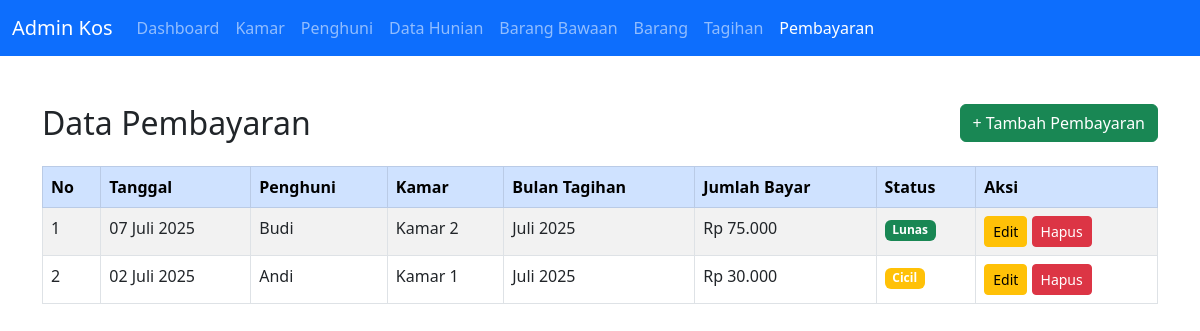
Screenshot of /admin/bayar.php with the database file from the repository.
### tables this page shows
CREATE TABLE tb_bayar (
    id INT AUTO_INCREMENT PRIMARY KEY,
    id_tagihan INT,
    jml_bayar INT,
    tgl_bayar DATE,
    status ENUM('lunas', 'cicil'),
    FOREIGN KEY (id_tagihan) REFERENCES tb_tagihan(id)
);

CREATE TABLE tb_tagihan (
    id INT AUTO_INCREMENT PRIMARY KEY,
    bulan VARCHAR(7),  
    id_kmr_penghuni INT,
    jml_tagihan INT,
    FOREIGN KEY (id_kmr_penghuni) REFERENCES tb_kmr_penghuni(id)
);

### inc/functions.php (called while the page is built, shortened)
<?php
function tgl_indo($tanggal) {
    $bulan = [
        1 => 'Januari', 'Februari', 'Maret', 'April', 'Mei', 'Juni',
        'Juli', 'Agustus', 'September', 'Oktober', 'November', 'Desember'
    ];
    $pecah = explode('-', $tanggal);
    return $pecah[2] . ' ' . $bulan[(int)$pecah[1]] . ' ' . $pecah[0];
}
function format_bulan($bulan) {
    $bulan_array = [
        '01' => 'Januari', '02' => 'Februari', '03' => 'Maret', '04' => 'April',
        '05' => 'Mei', '06' => 'Juni', '07' => 'Juli', '08' => 'Agustus',
        '09' => 'September', '10' => 'Oktober', '11' => 'November', '12' => 'Desember'
    ];
    $pecah = explode('-', $bulan);
    if (count($pecah) == 2) {
        return $bulan_array[$pecah[1]] . ' ' . $pecah[0];
    }
    return $bulan;
}

### admin/bayar.php (the view, shortened to what this page needs)
<?php
include '../inc/db.php';
include '../inc/functions.php';
?>
<!DOCTYPE html>
<html>
<head>
    <link href="https://cdn.jsdelivr.net/npm/bootstrap@5.3.0/dist/css/bootstrap.min.css" rel="stylesheet">
</head>
<body>
    <nav class="navbar navbar-expand-lg navbar-dark bg-primary">
        <div class="container-fluid">
            <a class="navbar-brand" href="dashboard.php">Admin Kos</a>
            <div class="collapse navbar-collapse" id="navbarNav">
                <ul class="navbar-nav">
                    <li class="nav-item"><a class="nav-link" href="dashboard.php">Dashboard</a></li>
                    <li class="nav-item"><a class="nav-link" href="kamar.php">Kamar</a></li>
                    <li class="nav-item"><a class="nav-link" href="penghuni.php">Penghuni</a></li>
                    <li class="nav-item"><a class="nav-link" href="kmr_penghuni.php">Data Hunian</a></li>
                    <li class="nav-item"><a class="nav-link" href="brng_bawaan.php">Barang Bawaan</a></li>
                    <li class="nav-item"><a class="nav-link" href="barang.php">Barang</a></li>
                    <li class="nav-item"><a class="nav-link" href="tagihan.php">Tagihan</a></li>
                    <li class="nav-item"><a class="nav-link active" href="bayar.php">Pembayaran</a></li>
                </ul>
            </div>
        </div>
    </nav>
    <div class="container py-5">
        <div class="d-flex justify-content-between align-items-center mb-4">
            <h2 class="mb-0">Data Pembayaran</h2>
            <a href="bayar_tambah.php" class="btn btn-success">+ Tambah Pembayaran</a>
        </div>
        <table class="table table-bordered table-striped">
            <thead class="table-primary">
                <tr>
                    <th>No</th>
                    <th>Tanggal</th>
                    <th>Penghuni</th>
                    <th>Kamar</th>
                    <th>Bulan Tagihan</th>
                    <th>Jumlah Bayar</th>
                    <th>Status</th>
                    <th>Aksi</th>
                </tr>
            </thead>
            <tbody>
                <?php
                $sql = "SELECT b.*, t.bulan, t.jml_tagihan,
                               p.nama as nama_penghuni,
                               km.nomor as nomor_kamar,
                               COALESCE(SUM(b2.jml_bayar), 0) as total_bayar_sebelumnya
                        FROM tb_bayar b
                        JOIN tb_tagihan t ON b.id_tagihan = t.id
                        JOIN tb_kmr_penghuni kp ON t.id_kmr_penghuni = kp.id
                        JOIN tb_penghuni p ON kp.id_penghuni = p.id
                        JOIN tb_kamar km ON kp.id_kamar = km.id
                        LEFT JOIN tb_bayar b2 ON t.id = b2.id_tagihan AND b2.id < b.id
                        GROUP BY b.id
                        ORDER BY b.id DESC";
                $result = mysqli_query($conn, $sql);
                if (mysqli_num_rows($result) > 0) {
                    $no = 1;
                    while ($row = mysqli_fetch_assoc($result)) {
                        $total_bayar = $row['total_bayar_sebelumnya'] + $row['jml_bayar'];
                        $sisa_tagihan = $row['jml_tagihan'] - $total_bayar;
                        $status = '';
                        $status_class = '';
                        if ($sisa_tagihan <= 0) {
                            $status = 'Lunas';
                            $status_class = 'success';
                        } else {
                            $status = 'Cicil';
                            $status_class = 'warning';
                        }
                        echo '<tr>';
                        echo '<td>' . $no++ . '</td>';
                        echo '<td>' . tgl_indo($row['tgl_bayar']) . '</td>';
                        echo '<td>' . htmlspecialchars($row['nama_penghuni']) . '</td>';
                        echo '<td>Kamar ' . htmlspecialchars($row['nomor_kamar']) . '</td>';
                        echo '<td>' . format_bulan($row['bulan']) . '</td>';
                        echo '<td>Rp ' . number_format($row['jml_bayar'], 0, ',', '.') . '</td>';
                        echo '<td><span class="badge bg-' . $status_class . '">' . $status . '</span></td>';
                        echo '<td>';
                        echo '<a href="bayar_edit.php?id=' . $row['id'] . '" class="btn btn-sm btn-warning">Edit</a> ';
                        echo '<a href="?hapus=' . $row['id'] . '" class="btn btn-sm btn-danger" onclick="return confirmHapus(\'' . tgl_indo($row['tgl_bayar']) . '\', \'' . htmlspecialchars($row['nama_penghuni']) . '\', \'' . number_format($row['jml_bayar'], 0, ',', '.') . '\')">Hapus</a>';
                        echo '</td>';
                        echo '</tr>';
                    }
                } else {
                    echo '<tr><td colspan="8" class="text-center">Belum ada data pembayaran.</td></tr>';
                }
                ?>
            </tbody>
        </table>
    </div>
</body>
</html>

### rows the page displays
tb_bayar: tgl_bayar "07 Juli 2025", nama_penghuni "Budi", nomor_kamar "2", id_tagihan.bulan "Juli 2025", jml_bayar "75.000", status "Lunas"
tb_bayar: tgl_bayar "02 Juli 2025", nama_penghuni "Andi", nomor_kamar "1", id_tagihan.bulan "Juli 2025", jml_bayar "30.000", status "Cicil"
